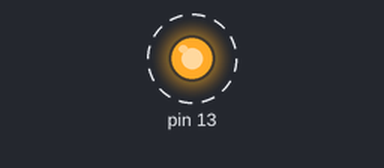
Simulated run of this sketch. Board: Arduino Uno, built with avr-gcc and run on an emulated ATmega328P. Shown: output pins drawn as LEDs (lit = HIGH). Dashed ring = blinking.

Above: at 0.1 s.
Timing chart, 0 to 3.0 s (numbered marks = the images above):
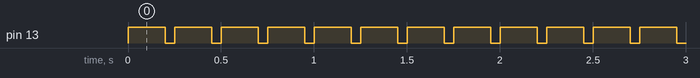

The sketch:

hello_gerbil.ino
```cpp
// the setup function runs once when you press reset or power the board
void setup() {
  // initialize digital pin 13 as an output.
  pinMode(13, OUTPUT);
}

// the loop function runs over and over again forever
void loop() {
  digitalWrite(13, HIGH);   // turn the LED on (HIGH is the voltage level)
  delay(200);              // wait for a second
  digitalWrite(13, LOW);    // turn the LED off by making the voltage LOW
  delay(50);              // wait for a second
}
```

Measured:
- by itself, pin 13: alternates HIGH for 0.20 s and LOW for 0.05 s
